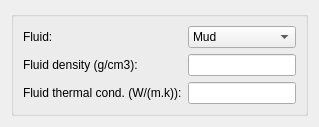
               <widget class="QWidget" name="page_2">
                <layout class="QGridLayout" name="gridLayout_14">
                 <item row="0" column="0">
                  <widget class="QGroupBox" name="tubingGroupBox">
                   <property name="title">
                    <string/>
                   </property>
                   <layout class="QGridLayout" name="gridLayout_9">
                    <item row="0" column="0">
                     <widget class="QLabel" name="label_28">
                      <property name="text">
                       <string>Fluid:</string>
                      </property>
                     </widget>
                    </item>
                    <item row="0" column="1">
                     <widget class="QComboBox" name="FluidTypeCom">
                      <item>
                       <property name="text">
                        <string>Mud</string>
                       </property>
                      </item>
                      <item>
                       <property name="text">
                        <string>Brine</string>
                       </property>
                      </item>
                     </widget>
                    </item>
                    <item row="1" column="0">
                     <widget class="QLabel" name="label_25">
                      <property name="text">
                       <string>Fluid density (g/cm3):</string>
                      </property>
                     </widget>
                    </item>
                    <item row="1" column="1">
                     <widget class="QLineEdit" name="FluidDensityLineEdit"/>
                    </item>
                    <item row="2" column="0">
                     <widget class="QLabel" name="label_31">
                      <property name="text">
                       <string>Fluid thermal cond. (W/(m.k)):</string>
                      </property>
                     </widget>
                    </item>
                    <item row="2" column="1">
                     <widget class="QLineEdit" name="FluidThermalLineEdit"/>
                    </item>
                   </layout>
                  </widget>
                 </item>
                </layout>
               </widget>
